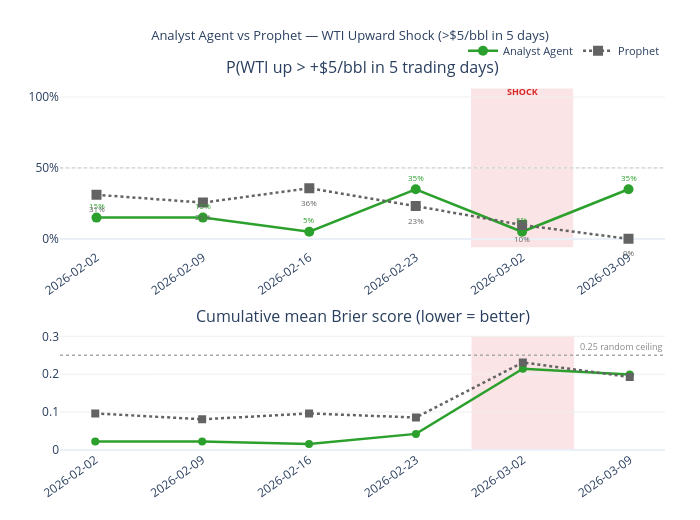

The cell this chart's notebook holds for it:
### Code cell
# ── Prophet probabilities for the shock origins ───────────────────────────────
prophet_shock_probs = []
for r in shock_results:
    origin = pd.Timestamp(r["origin"])
    origin_price_row = price_df[price_df.index >= origin]
    origin_price = float(origin_price_row.iloc[0]["price"]) if not origin_price_row.empty else float("nan")
    p_sub = prophet_shock_df[prophet_shock_df["origin"] == origin]
    prophet_shock_probs.append(prophet_prob_shock(p_sub, origin_price, SHOCK_THRESHOLD, SHOCK_HORIZON))

# ── Comparison chart: P(shock) over time + cumulative Brier ──────────────────
fig = make_shock_comparison_chart(shock_results, prophet_shock_probs, shock_threshold=SHOCK_THRESHOLD)
fig.show()

# ── Brier score summary ───────────────────────────────────────────────────────
agent_probs = [float(r["probability"]) for r in shock_results]
outcomes = [int(r["outcome"]) for r in shock_results]
agent_brier = compute_brier_score(agent_probs, outcomes)
valid_prophet = [(p, o) for p, o in zip(prophet_shock_probs, outcomes) if not np.isnan(p)]
prophet_brier = compute_brier_score([p for p, _ in valid_prophet], [o for _, o in valid_prophet])
brier_df = pd.DataFrame(
    {"Mean Brier score": [f"{agent_brier:.4f}", f"{prophet_brier:.4f}"]},
    index=pd.Index(["Analyst Agent", "Prophet"], name="Method"),
)
print("Mean Brier score (lower = better, 0.25 = random ceiling):")
display(brier_df)

### Figure 1 — Plotly figure (JSON) as saved in the notebook; plotly's stock layout.template omitted (floating-point values rounded to 4 significant figures)
{"data": [{"hovertemplate": "%{x}<br>P(shock)=%{y:.0%}<extra>Analyst Agent</extra>", "legendgroup": "Analyst Agent", "line": {"color": "#2ca02c", "dash": "solid", "width": 2.5}, "marker": {"size": 10, "symbol": "circle"}, "mode": "lines+markers", "name": "Analyst Agent", "showlegend": true, "type": "scatter", "x": ["2026-02-02", "2026-02-09", "2026-02-16", "2026-02-23", "2026-03-02", "2026-03-09"], "xaxis": "x", "y": [0.15, 0.15, 0.05, 0.35, 0.05, 0.35], "yaxis": "y"}, {"hovertemplate": "%{x}<br>P(shock)=%{y:.0%}<extra>Prophet</extra>", "legendgroup": "Prophet", "line": {"color": "#636363", "dash": "dot", "width": 2.5}, "marker": {"size": 10, "symbol": "square"}, "mode": "lines+markers", "name": "Prophet", "showlegend": true, "type": "scatter", "x": ["2026-02-02", "2026-02-09", "2026-02-16", "2026-02-23", "2026-03-02", "2026-03-09"], "xaxis": "x", "y": [0.3109, 0.2556, 0.3571, 0.2314, 0.09828, 2.14e-05], "yaxis": "y"}, {"hovertemplate": "%{x}<br>Cumul. Brier: %{y:.3f}<extra>Analyst Agent</extra>", "legendgroup": "Analyst Agent", "line": {"color": "#2ca02c", "dash": "solid", "width": 2.5}, "marker": {"size": 8, "symbol": "circle"}, "mode": "lines+markers", "name": "Analyst Agent", "showlegend": false, "type": "scatter", "x": ["2026-02-02", "2026-02-09", "2026-02-16", "2026-02-23", "2026-03-02", "2026-03-09"], "xaxis": "x2", "y": [0.0225, 0.0225, 0.01583, 0.0425, 0.2145, 0.1992], "yaxis": "y2"}, {"hovertemplate": "%{x}<br>Cumul. Brier: %{y:.3f}<extra>Prophet</extra>", "legendgroup": "Prophet", "line": {"color": "#636363", "dash": "dot", "width": 2.5}, "marker": {"size": 8, "symbol": "square"}, "mode": "lines+markers", "name": "Prophet", "showlegend": false, "type": "scatter", "x": ["2026-02-02", "2026-02-09", "2026-02-16", "2026-02-23", "2026-03-02", "2026-03-09"], "xaxis": "x2", "y": [0.09667, 0.08099, 0.09651, 0.08577, 0.2312, 0.1927], "yaxis": "y2"}], "layout": {"annotations": [{"font": {"size": 16}, "showarrow": false, "text": "P(WTI up > +$5/bbl in 5 trading days)", "x": 0.5, "xanchor": "center", "xref": "paper", "y": 1, "yanchor": "bottom", "yref": "paper"}, {"font": {"size": 16}, "showarrow": false, "text": "Cumulative mean Brier score (lower = better)", "x": 0.5, "xanchor": "center", "xref": "paper", "y": 0.3276, "yanchor": "bottom", "yref": "paper"}, {"font": {"color": "#d62728", "size": 9}, "showarrow": false, "text": "<b>SHOCK</b>", "x": "2026-03-02", "xref": "x", "y": 1.04, "yref": "y"}, {"font": {"color": "#2ca02c", "size": 8}, "showarrow": false, "text": "15%", "x": "2026-02-02", "xref": "x", "y": 0.15, "yref": "y", "yshift": 12}, {"font": {"color": "#2ca02c", "size": 8}, "showarrow": false, "text": "15%", "x": "2026-02-09", "xref": "x", "y": 0.15, "yref": "y", "yshift": 12}, {"font": {"color": "#2ca02c", "size": 8}, "showarrow": false, "text": "5%", "x": "2026-02-16", "xref": "x", "y": 0.05, "yref": "y", "yshift": 12}, {"font": {"color": "#2ca02c", "size": 8}, "showarrow": false, "text": "35%", "x": "2026-02-23", "xref": "x", "y": 0.35, "yref": "y", "yshift": 12}, {"font": {"color": "#2ca02c", "size": 8}, "showarrow": false, "text": "5%", "x": "2026-03-02", "xref": "x", "y": 0.05, "yref": "y", "yshift": 12}, {"font": {"color": "#2ca02c", "size": 8}, "showarrow": false, "text": "35%", "x": "2026-03-09", "xref": "x", "y": 0.35, "yref": "y", "yshift": 12}, {"font": {"color": "#636363", "size": 8}, "showarrow": false, "text": "31%", "x": "2026-02-02", "xref": "x", "y": 0.3109, "yref": "y", "yshift": -14}, {"font": {"color": "#636363", "size": 8}, "showarrow": false, "text": "26%", "x": "2026-02-09", "xref": "x", "y": 0.2556, "yref": "y", "yshift": -14}, {"font": {"color": "#636363", "size": 8}, "showarrow": false, "text": "36%", "x": "2026-02-16", "xref": "x", "y": 0.3571, "yref": "y", "yshift": -14}, {"font": {"color": "#636363", "size": 8}, "showarrow": false, "text": "23%", "x": "2026-02-23", "xref": "x", "y": 0.2314, "yref": "y", "yshift": -14}, {"font": {"color": "#636363", "size": 8}, "showarrow": false, "text": "10%", "x": "2026-03-02", "xref": "x", "y": 0.09828, "yref": "y", "yshift": -14}, {"font": {"color": "#636363", "size": 8}, "showarrow": false, "text": "0%", "x": "2026-03-09", "xref": "x", "y": 2.14e-05, "yref": "y", "yshift": -14}, {"font": {"color": "#888888", "size": 9}, "showarrow": false, "text": "0.25 random ceiling", "x": 1, "xanchor": "right", "xref": "x2 domain", "y": 0.25, "yanchor": "bottom", "yref": "y2"}], "height": 520, "legend": {"font": {"size": 11}, "orientation": "h", "x": 1, "xanchor": "right", "y": 1.04, "yanchor": "bottom"}, "margin": {"b": 70, "l": 60, "r": 35, "t": 80}, "shapes": [{"fillcolor": "rgba(214,39,40,0.12)", "layer": "below", "line": {"width": 0}, "type": "rect", "x0": 3.52, "x1": 4.48, "xref": "x", "y0": -0.06, "y1": 1.06, "yref": "y"}, {"fillcolor": "rgba(214,39,40,0.12)", "layer": "below", "line": {"width": 0}, "type": "rect", "x0": 3.52, "x1": 4.48, "xref": "x2", "y0": 0, "y1": 0.3, "yref": "y2"}, {"line": {"color": "#d0d0d0", "dash": "dot", "width": 1.2}, "type": "line", "x0": 0, "x1": 1, "xref": "x domain", "y0": 0.5, "y1": 0.5, "yref": "y"}, {"line": {"color": "#aaaaaa", "dash": "dot", "width": 1.5}, "type": "line", "x0": 0, "x1": 1, "xref": "x2 domain", "y0": 0.25, "y1": 0.25, "yref": "y2"}], "title": {"font": {"size": 13}, "text": "Analyst Agent vs Prophet — WTI Upward Shock (>$5/bbl in 5 days)", "x": 0.5}, "width": 700, "xaxis": {"anchor": "y", "domain": [0, 1], "showgrid": false, "tickangle": -35, "type": "category"}, "xaxis2": {"anchor": "y2", "domain": [0, 1], "showgrid": false, "tickangle": -35, "type": "category"}, "yaxis": {"anchor": "x", "domain": [0.5476, 1], "gridcolor": "#f0f0f0", "range": [-0.06, 1.12], "showgrid": true, "tickformat": ".0%"}, "yaxis2": {"anchor": "x2", "domain": [0, 0.3276], "gridcolor": "#f0f0f0", "range": [0, 0.32], "showgrid": true}}}
